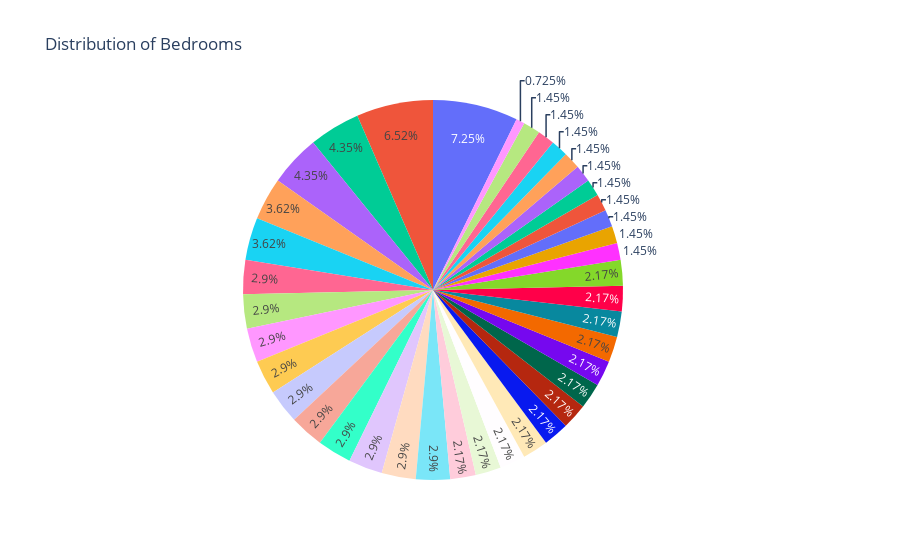

The code cell stored with this chart in its notebook:
### Markdown cell above
PIE CHART FOR SECTOR WISE BHK

### Code cell
def bedrooms(sector):
    fig = px.pie(df[df["sector"] == sector], values="bedRoom", title='Distribution of Bedrooms')
# Show plot
    fig.show()  
    
bedrooms("sector 28")

### Figure 1 — Plotly figure (JSON) as saved in the notebook; plotly's stock layout.template omitted (floating-point values rounded to 4 significant figures)
{"data": [{"domain": {"x": [0, 1], "y": [0, 1]}, "hovertemplate": "bedRoom=%{value}<extra></extra>", "legendgroup": "", "name": "", "showlegend": false, "type": "pie", "values": [4, 4, 2, 5, 4, 2, 10, 6, 3, 3, 2, 3, 4, 6, 5, 3, 4, 4, 3, 9, 2, 2, 2, 2, 4, 1, 2, 3, 3, 3, 3, 4, 2, 2, 4, 3, 3, 3, 4]}], "layout": {"legend": {"tracegroupgap": 0}, "title": {"text": "Distribution of Bedrooms"}}}
